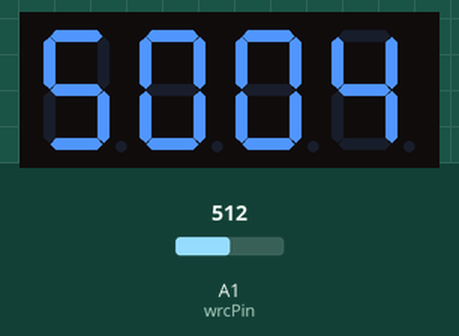
Simulated run of this sketch. Board: Arduino Uno, built with avr-gcc and run on an emulated ATmega328P. On the bench: 4-digit seven-segment display. Inputs (shaded band) come from the test bench; at power-on: A1 (wrcPin) = 512. What the sketch prints to the serial monitor is not drawn.

Above: at 1.3 s.
1.4 s: A1 (wrcPin) set to 716
At 2.0 s:
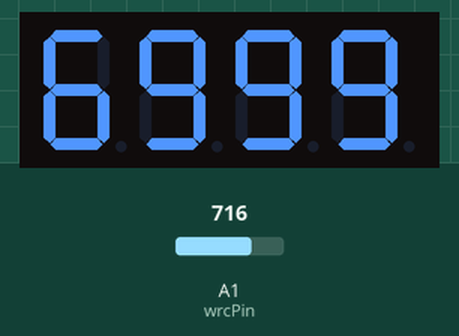
3.1 s: A1 (wrcPin) set to 900
At 3.5 s:
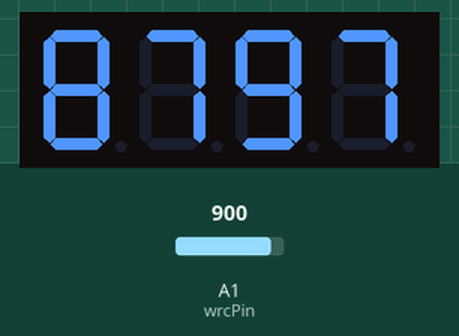
4.6 s: A1 (wrcPin) set to 1023
At 6.2 s:
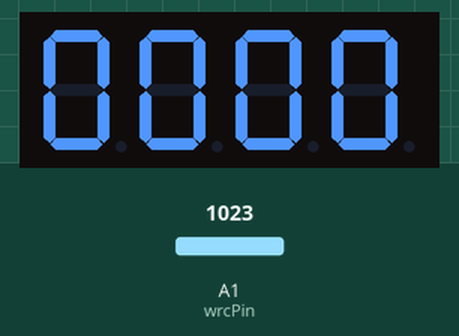
Timing chart, 0 to 7.7 s (numbered marks = the images above; inputs shaded):
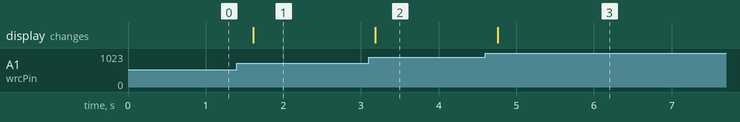

The sketch:

only_digi_display.ino
```cpp
#include <TM1637.h>

const int wrcPin = A1;
int CLK = 2;
int DIO = 4;

TM1637 tm(CLK,DIO);

void setup() {
  Serial.begin(9600);

  tm.init();

  tm.set(5);
}

void displayNumber(int num){
    tm.display(3, num % 10);
    tm.display(2, num / 10 % 10);
    tm.display(1, num / 100 % 10);
    tm.display(0, num / 1000 % 10);
}

void loop() {
  float v_coil = analogRead(wrcPin);
  //float v_coil = 600;
  float v_calc = ((v_coil * 5) / 1023) * 2; // convert to readable value and accounts for divider
  int v_disp = v_calc * 1000;
  displayNumber(v_disp);
  Serial.print(v_disp);

  delay(500);
}
```

Measured:
- after the input at 1.4 s, the display: changes after 0.21 s (image 1)
- after the input at 3.1 s, the display: changes after 0.09 s (image 2)
- after the input at 4.6 s, the display: changes after 0.16 s (image 3)
